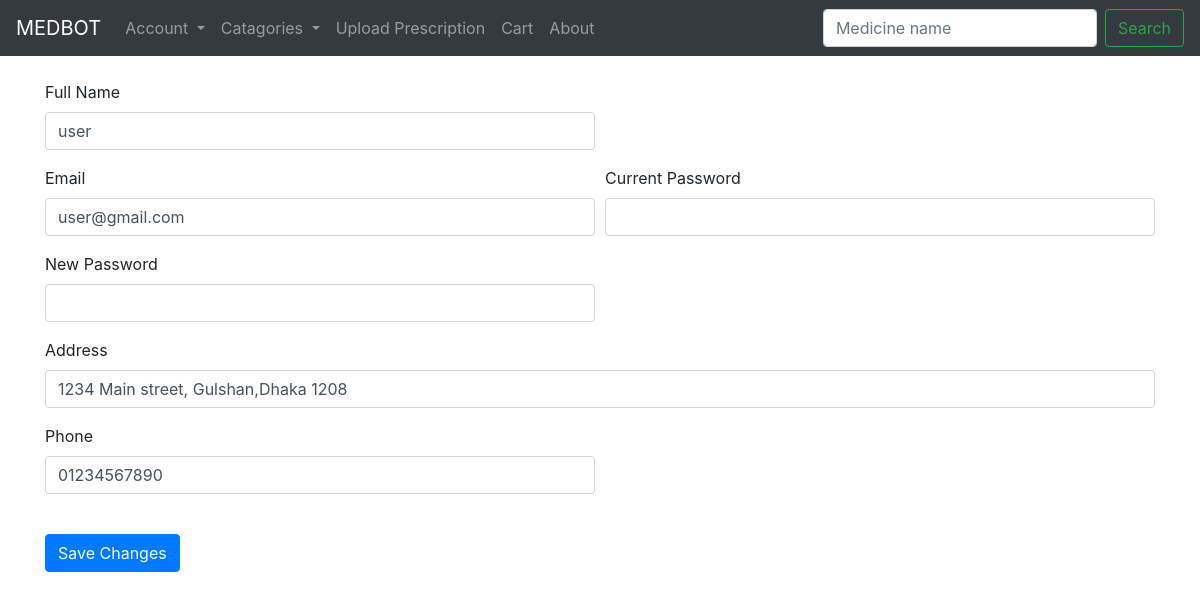
/myaccount (signed in), run on the app's committed database.
### medbot_app/models.py (models this page shows, shortened)
class Customer(models.Model):
	customer_name = models.CharField(max_length = 100)
	customer_id = models.BigAutoField(primary_key = True, serialize = False)
	birthdate = models.DateField()
	customer_address = models.CharField(max_length = 254)
	customer_password = models.CharField(max_length = 100)
	customer_email = models.EmailField(max_length = 254)
	customer_phone = models.CharField(max_length = 15)
	customer_longT = models.CharField(max_length = 20, default= "90.40")
	customer_latiT = models.CharField(max_length = 20, default= "20.40")

### medbot_app/views.py (the view)
# urls.py: path('myaccount', views.settingsC, name='settingsC'),
def settingsC(request):
	if request.session.is_empty():
		return redirect('loginC')
	else:
		obj = Customer.objects.filter(customer_id = request.session['userId'])
		context = {'all': obj, }
		return render(request, 'settingsC.html', context)

### medbot_app/templates/settingsC.html (shortened to what this page needs)
{% extends 'baseC.html' %}
{% block content %}
{% if all %}
	<form action="{% url 'profileC' %}" method="POST">
		<div class="form-row">
		  <div class="form-group col-md-6">
		    <label for="inputName">Full Name</label>
		    <input type="text" class="form-control" id="inputCity" name="username" required="True" value="{{ all.0.customer_name }}">
		  </div>
		</div>
		<div class="form-row">
		  <div class="form-group col-md-6">
		    <label for="inputEmail4">Email</label>
		    <input type="email" class="form-control" id="inputEmail4" name="email" required="True" value="{{ all.0.customer_email }}">
		  </div>
		  <div class="form-group col-md-6">
		    <label for="inputPassword4">Current Password</label>
		    <input type="password" class="form-control" id="inputPassword4" name="cpassword">
		  </div>
		  <div class="form-group col-md-6">
		    <label for="inputPassword4">New Password</label>
		    <input type="password" class="form-control" id="inputPassword4" name="npassword">
		  </div>
		</div>
		<div class="form-group">
		  <label for="inputAddress">Address</label>
		  <input type="text" class="form-control" id="inputAddress" placeholder="1234 Main St" name="address" required="True" value="{{ all.0.customer_address }}">
		</div>
		<div class="form-row">
		  <div class="form-group col-md-6">
		    <label for="inputPhone">Phone</label>
		    <input type="text" class="form-control" id="inputCity" name="phone" required="True" value="{{ all.0.customer_phone }}">
		  </div>
		</div>
	  	<div class="form-row">
			<div class="col-auto">
				<button type="submit" id="registerOK" class="btn btn-primary my-4">Save Changes</button>
			</div>
		</div>
	</form>
{% endif %}
{% endblock %}

### data on the page
Customer: username "user", email "user@gmail.com", address "1234 Main street, Gulshan,Dhaka 1208", phone "01234567890"
